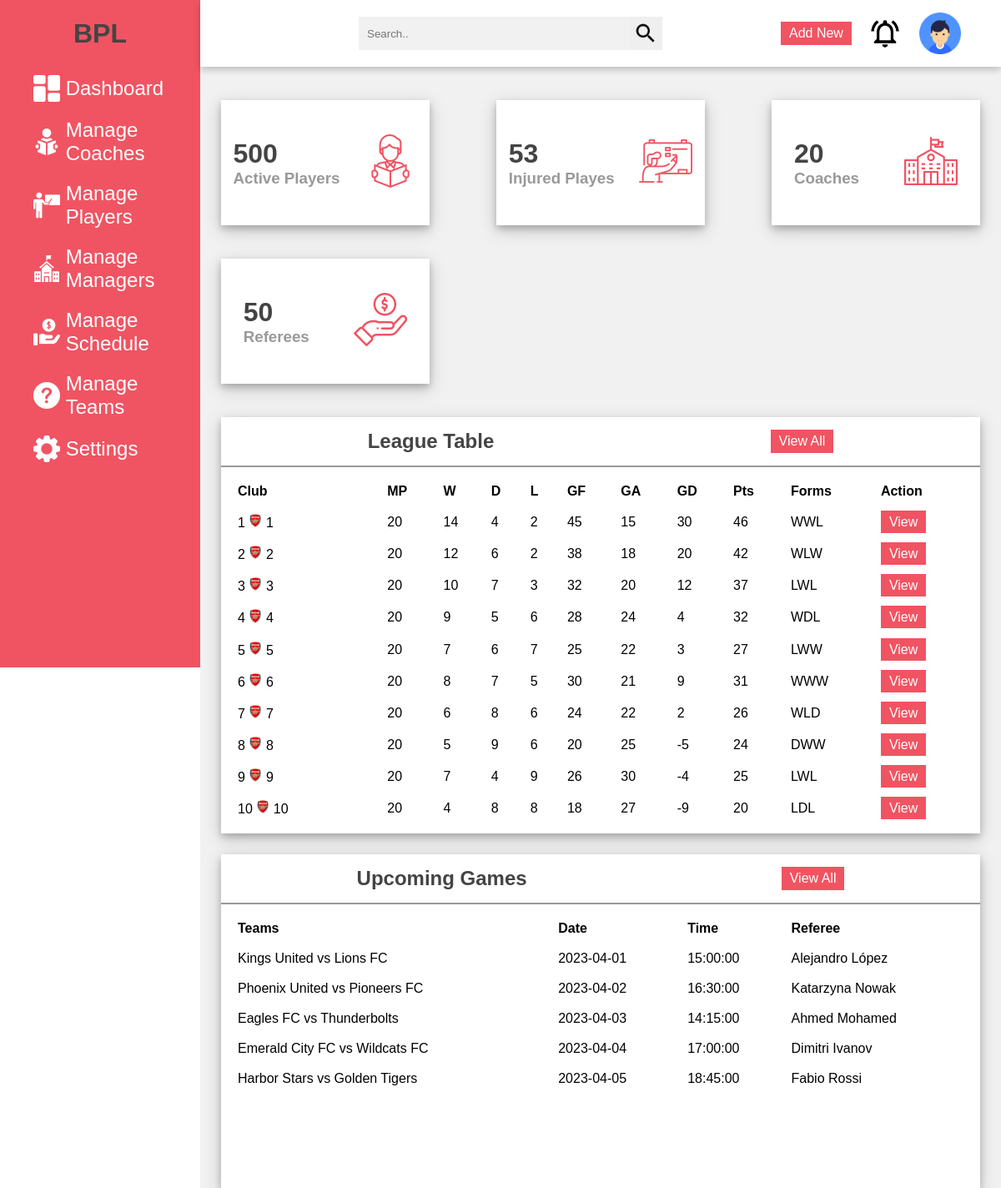
Screenshot of /Templates/homePage.php with the database file from the repository.
### tables this page shows
CREATE TABLE `league_table` (
  `id` int(11) NOT NULL,
  `club` varchar(255) NOT NULL,
  `matches_played` int(11) NOT NULL,
  `wins` int(11) NOT NULL,
  `draws` int(11) NOT NULL,
  `losses` int(11) NOT NULL,
  `goals_for` int(11) NOT NULL,
  `goals_against` int(11) NOT NULL,
  `goal_difference` int(11) NOT NULL,
  `points` int(11) NOT NULL,
  `form` varchar(255) DEFAULT NULL
);

CREATE TABLE `play_schedules` (
  `match_id` int(11) NOT NULL,
  `home_team_id` int(11) DEFAULT NULL,
  `away_team_id` int(11) DEFAULT NULL,
  `match_date` date DEFAULT NULL,
  `match_time` time DEFAULT NULL,
  `referee_id` int(11) DEFAULT NULL
);

CREATE TABLE `clubs` (
  `club_id` int(11) NOT NULL,
  `club_name` varchar(255) NOT NULL,
  `foundation_year` year(4) DEFAULT NULL,
  `region` varchar(255) DEFAULT NULL,
  `manager_id` int(11) DEFAULT NULL,
  `homeground_id` int(255) DEFAULT NULL
);

CREATE TABLE `referees` (
  `referee_id` int(11) NOT NULL,
  `name` varchar(255) NOT NULL,
  `nationality` varchar(255) DEFAULT NULL
);

### Classes/Database.php (called while the page is built, shortened)
<?php
 class Database {
 	public $conn;
 	public function __construct(){
 		$this->host =  DB_HOST;
 		$this->username = DB_USER;
 		$this->password = DB_PASSWORD;
 		$this->database = DB_NAME;
 		$this->conn = new mysqli($this->host, $this->username, $this->password, $this->database);
 	}
 	public function query($sql){
 		return $this->conn->query($sql);
 	}
 }

### Execs/admin_exec.php (called while the page is built, shortened)
<?php
require_once '../Classes/LeagueTable.php';
require_once '../Classes/PlaySchedule.php';
$leagueManager = new LeagueTable();
$playSchedule = new PlaySchedule();
$leagueRecords = $leagueManager->getLeagueTable();
$schedule = $playSchedule->getPlaySchedule();
?>

### Classes/LeagueTable.php (called while the page is built, shortened)
<?php
require_once 'Database.php';
class LeagueTable {
    private $db;
    public function __construct() {
        $this->db = new Database();
    }
    public function getLeagueTable() {
        $sql = "SELECT * FROM league_table";
        return $this->db->query($sql)->fetch_all(MYSQLI_ASSOC);
    }
}
?>

### Classes/PlaySchedule.php (called while the page is built)
<?php
require_once "Database.php";
class PlaySchedule{
	private $db;
	public function __construct(){
		$this->db = new Database;
	}
	public function getPlaySchedule()
	{
		$sql = "SELECT ps.match_id, ps.home_team_id, home_club.club_name AS home_team_name, ps.away_team_id, away_club.club_name AS away_team_name, ps.match_date, ps.match_time, ps.referee_id, ref.name AS referee_name FROM play_schedules AS ps JOIN clubs AS home_club ON ps.home_team_id = home_club.club_id JOIN clubs AS away_club ON ps.away_team_id = away_club.club_id JOIN referees AS ref ON ps.referee_id = ref.referee_id";
		return $this->db->query($sql);
	}
}

### Templates/homePage.php (the view)
<?php
require 'header.php';
require_once '../Execs/admin_exec.php';
 ?>
    <div class="container">
        <div class="header">
            <div class="nav">
                <div class="search">
                    <input type="text" placeholder="Search..">
                    <button type="submit"><img src="../Public/images/search.png" alt=""></button>
                </div>
                <div class="user">
                    <a href="#" class="btn">Add New</a>
                    <img src="../Public/images/notifications.png" alt="">
                    <div class="img-case">
                        <img src="../Public/images/user.png" alt="">
                    </div>
                </div>
            </div>
        </div>
        <div class="content">
            <div class="cards">
                <div class="card">
                    <div class="box">
                        <h1>500</h1>
                        <h3>Active Players</h3>
                    </div>
                    <div class="icon-case">
                        <img src="../Public/images/students.png" alt="">
                    </div>
                </div>
                <div class="card">
                    <div class="box">
                        <h1>53</h1>
                        <h3>Injured Playes</h3>
                    </div>
                    <div class="icon-case">
                        <img src="../Public/images/teachers.png" alt="">
                    </div>
                </div>
                <div class="card">
                    <div class="box">
                        <h1>20</h1>
                        <h3>Coaches</h3>
                    </div>
                    <div class="icon-case">
                        <img src="../Public/images/schools.png" alt="">
                    </div>
                </div>
                <div class="card">
                    <div class="box">
                        <h1>50</h1>
                        <h3>Referees</h3>
                    </div>
                    <div class="icon-case">
                        <img src="../Public/images/income.png" alt="">
                    </div>
                </div>
            </div>
            <div class="content-2">
                <div class="recent-payments">
                    <div class="title">
                        <h2>League Table</h2>
                        <a href="#" class="btn">View All</a>
                    </div>
                    <table>
                        <tr>
                            <th>Club</th>
                            <th>MP</th>
                            <th>W</th>
                            <th>D</th>
                            <th>L</th>
                            <th>GF</th>
                            <th>GA</th>
                            <th>GD</th>
                            <th>Pts</th>
                            <th>Forms</th>
                            <th>Action</th>
                        </tr>
                        <?php foreach ($leagueRecords as $league) { ?>
                        <tr>
                            <td><span class="row-number"></span> <img src="../Public/teams/ars.png" style="width: 10%;height: 10%;"> <?php echo $league['club'] ?></td>
                            <td><?php echo $league['matches_played'] ?></td>
                            <td><?php echo $league['wins'] ?></td>
                            <td><?php echo $league['draws'] ?></td>
                            <td><?php echo $league['losses'] ?></td>
                            <td><?php echo $league['goals_for'] ?></td>
                            <td><?php echo $league['goals_against'] ?></td>
                            <td><?php echo $league['goal_difference'] ?></td>
                            <td><?php echo $league['points'] ?></td>
                            <td><?php echo $league['form'] ?></td>
                 <td><a href="#" class="btn">View</a></td>
                        </tr>
                    <?php } ?>
                    </table>
                </div>
                <div class="new-students">
                    <div class="title">
                        <h2>Upcoming Games</h2>
                        <a href="#" class="btn">View All</a>
                    </div>
                    <table>
                        <tr>
                            <th>Teams</th>
                            <th>Date</th>
                            <th>Time</th>
                            <th>Referee</th>
                        </tr>
                        <?php foreach ($schedule as $item) { ?>
                            <tr>
                                <td><?php echo $item['home_team_name']." vs ". $item['away_team_name']; ?></td>
                                <td><?php echo $item['match_date']; ?></td>
                                <td><?php echo $item['match_time']; ?></td>
                                <td><?php echo $item['referee_name']; ?></td>
                            </tr>
                        <?php } ?>
                    </table>
                </div>
            </div>
        </div>
    </div>
<?php require 'footer.php'; ?>

### Templates/header.php (shortened to what this page needs)
<!DOCTYPE html>
<html lang="en">
<head>
    <link rel="stylesheet" href="../Public/css/style2.css">
</head>
<body>
    <div class="side-menu">
        <div class="brand-name">
            <h1>BPL</h1>
        </div>
        <ul>
            <li><img src="../Public/images/dashboard (2).png" alt="">&nbsp; <span>Dashboard</span> </li>
            <li><img src="../Public/images/reading-book (1).png" alt="">&nbsp;<span>Manage Coaches</span> </li>
            <li><img src="../Public/images/teacher2.png" alt="">&nbsp;<span>Manage Players</span> </li>
            <li><img src="../Public/images/school.png" alt="">&nbsp;<span>Manage Managers</span> </li>
            <li><img src="../Public/images/payment.png" alt="">&nbsp;<span>Manage Schedule</span> </li>
            <li><img src="../Public/images/help-web-button.png" alt="">&nbsp; <span>Manage Teams</span></li>
            <li><img src="../Public/images/settings.png" alt="">&nbsp;<span>Settings</span> </li>
        </ul>
    </div>

### Templates/footer.php (shortened to what this page needs)
</body>
</html>

### Public/css/style2.css (style rules this page uses)
* { margin: 0; padding: 0; box-sizing: border-box; font-family: 'Poppins', sans-serif; }
body { min-height: 100vh; }
a { text-decoration: none; }
li { list-style: none; }
h1, h2 { color: #444; }
h3 { color: #999; }
.btn { background: #f05462; color: white; padding: 5px 10px; text-align: center; }
.title { display: flex; align-items: center; justify-content: space-around; padding: 15px 10px; border-bottom: 2px solid #999; }
table { padding: 10px; }
th, td { text-align: left; padding: 8px; }
.side-menu { position: fixed; background: #f05462; width: 20vw; min-height: 100vh; display: flex; flex-direction: column; }
.side-menu .brand-name { height: 10vh; display: flex; align-items: center; justify-content: center; }
.side-menu li { font-size: 24px; padding: 10px 40px; color: white; display: flex; align-items: center; }
.container { position: absolute; right: 0; width: 80vw; height: 100vh; background: #f1f1f1; }
.container .header { position: fixed; top: 0; right: 0; width: 80vw; height: 10vh; background: white; display: flex; align-items: center; justify-content: center; box-shadow: 0 4px 8px 0 rgba(0, 0, 0, 0.2); z-index: 1; }
.container .header .nav { width: 90%; display: flex; align-items: center; }
.container .header .nav .search { flex: 3; display: flex; justify-content: center; }
.container .header .nav .search input[type=text] { border: none; background: #f1f1f1; padding: 10px; width: 50%; }
.container .header .nav .search button { width: 40px; height: 40px; border: none; display: flex; align-items: center; justify-content: center; }
.container .header .nav .search button img { width: 30px; height: 30px; }
.container .header .nav .user { flex: 1; display: flex; justify-content: space-between; align-items: center; }
.container .header .nav .user img { width: 40px; height: 40px; }
.container .header .nav .user .img-case { position: relative; width: 50px; height: 50px; }
.container .header .nav .user .img-case img { position: absolute; top: 0; left: 0; width: 100%; height: 100%; }
.container .content { position: relative; margin-top: 10vh; min-height: 90vh; background: #f1f1f1; }
.container .content .cards { padding: 20px 15px; display: flex; align-items: center; justify-content: space-between; flex-wrap: wrap; }
.container .content .cards .card { width: 250px; height: 150px; background: white; margin: 20px 10px; display: flex; align-items: center; justify-content: space-around; box-shadow: 0 4px 8px 0 rgba(0, 0, 0, 0.2), 0 6px 20px 0 rgba(0, 0, 0, 0.19); }
.container .content .content-2 { min-height: 60vh; display: flex; justify-content: space-around; align-items: flex-start; flex-wrap: wrap; }
.container .content .content-2 .recent-payments { min-height: 50vh; flex: 5; background: white; margin: 0 25px 25px 25px; box-shadow: 0 4px 8px 0 rgba(0, 0, 0, 0.2), 0 6px 20px 0 rgba(0, 0, 0, 0.19); display: flex; flex-direction: column; }
.container .content .content-2 .new-students { flex: 2; background: white; min-height: 50vh; margin: 0 25px; box-shadow: 0 4px 8px 0 rgba(0, 0, 0, 0.2), 0 6px 20px 0 rgba(0, 0, 0, 0.19); display: flex; flex-direction: column; }

### rows the page displays
league_table: club "1", matches_played "20", wins "14", draws "4", losses "2", goals_for "45", goals_against "15", goal_difference "30", points "46", form "WWL"
league_table: club "2", matches_played "20", wins "12", draws "6", losses "2", goals_for "38", goals_against "18", goal_difference "20", points "42", form "WLW"
league_table: club "3", matches_played "20", wins "10", draws "7", losses "3", goals_for "32", goals_against "20", goal_difference "12", points "37", form "LWL"
league_table: club "4", matches_played "20", wins "9", draws "5", losses "6", goals_for "28", goals_against "24", goal_difference "4", points "32", form "WDL"
league_table: club "5", matches_played "20", wins "7", draws "6", losses "7", goals_for "25", goals_against "22", goal_difference "3", points "27", form "LWW"
league_table: club "6", matches_played "20", wins "8", draws "7", losses "5", goals_for "30", goals_against "21", goal_difference "9", points "31", form "WWW"
league_table: club "7", matches_played "20", wins "6", draws "8", losses "6", goals_for "24", goals_against "22", goal_difference "2", points "26", form "WLD"
league_table: club "8", matches_played "20", wins "5", draws "9", losses "6", goals_for "20", goals_against "25", goal_difference "-5", points "24", form "DWW"
league_table: club "9", matches_played "20", wins "7", draws "4", losses "9", goals_for "26", goals_against "30", goal_difference "-4", points "25", form "LWL"
league_table: club "10", matches_played "20", wins "4", draws "8", losses "8", goals_for "18", goals_against "27", goal_difference "-9", points "20", form "LDL"
play_schedules: clubs.club_name "Kings United", clubs.club_name "Lions FC", match_date "2023-04-01", match_time "15:00:00", referee.name "Alejandro López"
play_schedules: clubs.club_name "Phoenix United", clubs.club_name "Pioneers FC", match_date "2023-04-02", match_time "16:30:00", referee.name "Katarzyna Nowak"
play_schedules: clubs.club_name "Eagles FC", clubs.club_name "Thunderbolts", match_date "2023-04-03", match_time "14:15:00", referee.name "Ahmed Mohamed"
play_schedules: clubs.club_name "Emerald City FC", clubs.club_name "Wildcats FC", match_date "2023-04-04", match_time "17:00:00", referee.name "Dimitri Ivanov"
play_schedules: clubs.club_name "Harbor Stars", clubs.club_name "Golden Tigers", match_date "2023-04-05", match_time "18:45:00", referee.name "Fabio Rossi"
